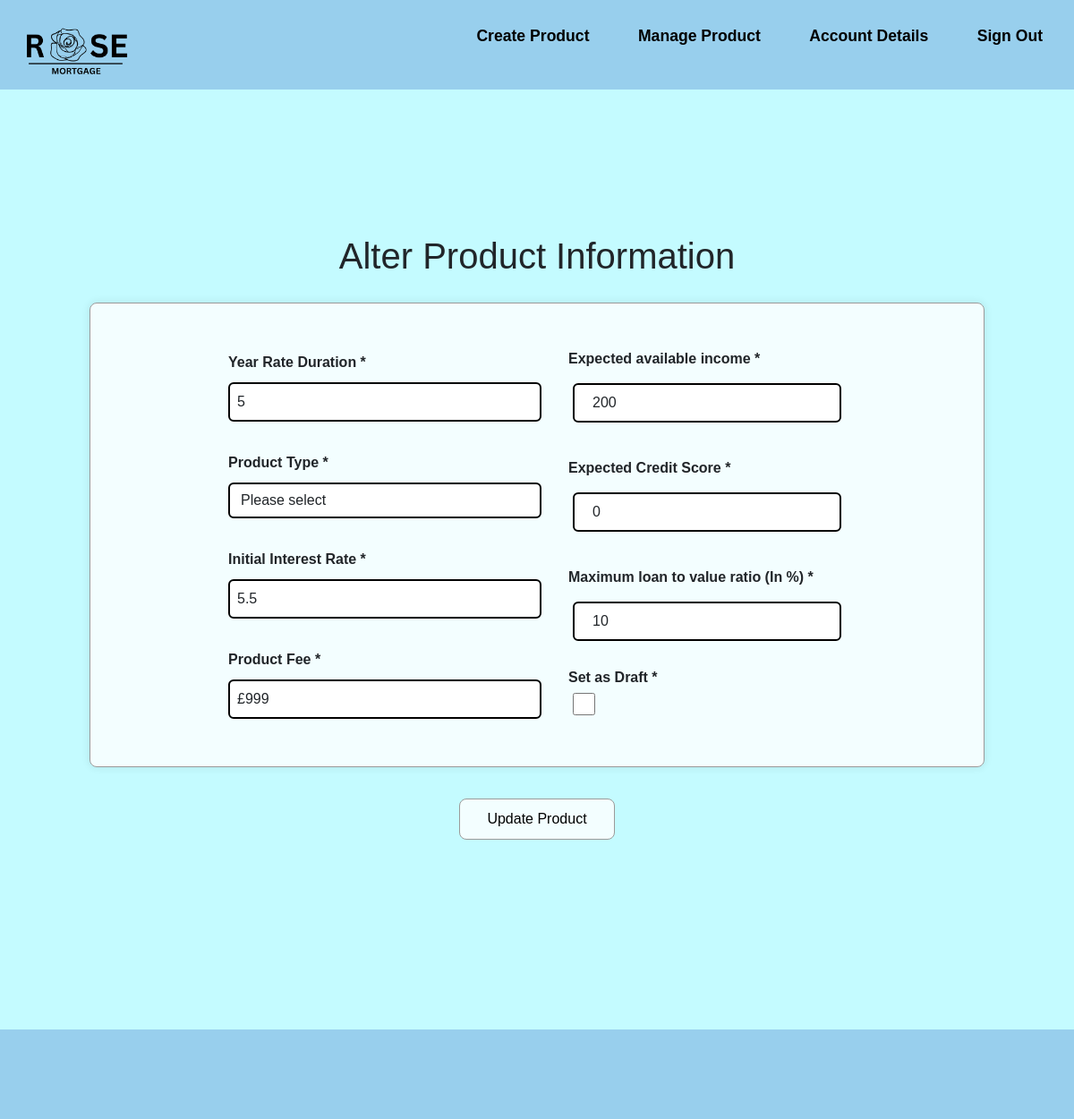
Screenshot of /Broker-product-update.php?id=4 with the database file from the repository.
### tables this page shows
CREATE TABLE "Product" (
	"Product_ID"	INTEGER NOT NULL,
	"Broker_ID"	INTEGER NOT NULL,
	"YearRate"	INTEGER NOT NULL,
	"ProductType"	TEXT NOT NULL,
	"expected_income"	INTEGER NOT NULL,
	"expected_credit_score"	INTEGER NOT NULL,
	"initial_interest_rate"	REAL NOT NULL,
	"ProductFee"	INTEGER NOT NULL,
	"ltv_ratio"	REAL NOT NULL,
	"aDraft"	INTEGER NOT NULL,
	PRIMARY KEY("Product_ID" AUTOINCREMENT),
	FOREIGN KEY("Broker_ID") REFERENCES "Broker"("Broker_ID")
);

### Broker-product-update.php (the view, shortened to what this page needs)
<?php
include 'connection.php';
    if (isset($_GET['id'])) {
        $productId = $_GET['id'];
        $stmt = $db->prepare("SELECT * FROM Product WHERE Product_ID=?");
        $stmt->execute([$productId]);
        $product = $stmt->fetch(PDO::FETCH_ASSOC);
    }
?>
<!DOCTYPE html>
<html lang="en">
<head>
    <link rel="stylesheet" href="https://cdn.jsdelivr.net/npm/bootstrap@5.3.2/dist/css/bootstrap.min.css">
    <link href="style.css" rel="stylesheet"></link>
</head>
<body>
<header class="flex-container">
<a href="broker-manage-product.php"> <img src="Assets/logo.png" alt="Rose Mortgage"> </a>
<div>
    <ul class="nav-links">
        <li><a href="Broker-product-creation.php">Create Product</a></li>
        <li><a href="broker-manage-product.php">Manage Product</a></li>
        <li><a href="broker-account-information.php">Account Details</a></li>
        <li><a href="home.php">Sign Out</a></li>
    </ul>
</div>
</header>
    <main>
        <div class="hero">
            <h1>Alter Product Information</h1>
            <form class="product" action="broker-product-check.php" method="post">
            <div class="product-information">
                <div class="product-description">
                    <label class="label-group" for="year-rate">Year Rate Duration *</label>
                    <input class="form-control" type="text" id="year-rate" name="year-rate" value="<?php echo $product['YearRate']; ?>"><br>
                    <label class="label-group" for="product-type">Product Type *</label>
                    <select class="form-control" id="product-type" name="product-type">
                        <option class="default-value" value="">Please select</option>
                    </select><br>
                    <label class="label-group" for="base-interest">Initial Interest Rate *</label>
                    <input class="form-control" type="text" id="base-interest" name="base-interest" value="<?php echo $product['initial_interest_rate']; ?>"><br>
                    <label class="label-group" for="product-fee">Product Fee *</label>
                    <input class="form-control" type="text" id="product-fee" name="product-fee" value="<?php echo $product['ProductFee']; ?>"><br>
                </div>
                <div class="expected-description">
                    <label  class="label-group" for="expected-income">Expected available income *</label>
                    <input class="form-control" type="text" id="expected-income" name="expected-income" value="<?php echo $product['expected_income']; ?>"><br>
                    <label  class="label-group" for="expected-credit">Expected Credit Score *</label>
                    <input class="form-control" type="text" id="expected-credit" name="expected-credit" value="<?php echo $product['expected_credit_score']; ?>"><br>
                    <label  class="label-group" for="ltv-ratio">Maximum loan to value ratio (In %)  *</label>
                    <input class="form-control" type="text" id="ltv-ratio" name="ltv-ratio" value="<?php echo $product['ltv_ratio']; ?>"><br>
                    <label for="isDraft">Set as Draft *</label>
                    <input type="checkbox" name="isDraft" id="isDraft"  <?= ($product['aDraft'] == 0) ? '': 'checked'; ?> style="width:25px;height:25px"/>
                </div>
            </div>
            <div>
                <button class="product-creation-btn" type="submit" name="updateProduct">Update Product</button>
            </div>
        </form>
    </div>
</main>
<footer>
</footer>
</body>
</html>

### style.css (style rules this page uses)
* { margin: 0; padding: 0; text-decoration: none; font-family: Arial, Helvetica, sans-serif; box-sizing: border-box; list-style: none; }
a { color: #000; text-decoration: none; }
main { margin-top: 50px; margin-bottom: 50px; }
header { background-color: #98CFED; padding: 10px; color: black; height: 100px; width: 100%; top: 0; display: flex; justify-content: flex-start; align-items: center; z-index: 1000; }
.nav-links li { display: inline-block; position: relative; margin: 0 25px; }
.nav-links li a { font-weight: bold; font-size: 1.1rem; text-decoration: none; color: black; }
.nav-links li::after { content: ''; width: 0%; height: 2px; background: #000; display: block; margin: auto; position: absolute; top: 100%; left: 50%; transform: translate(-50%); transition: 0.7s; }
header img { width: 150px; height: auto; }
body { background-color: #c4fbff; display: flex; flex-direction: column; min-height: 100vh; }
input[type="number"], button { width: 100%; padding: 10px; margin-bottom: 10px; border-radius: 3px; border: 1px solid #ccc; }
button { background-color: #007BFF; color: #fff; cursor: pointer; }
ul { flex: 1; margin-bottom: 20px; }
ul li { list-style-type: disc; }
.form-control { border: 2px solid black; }
.flex-container { display: flex; flex-direction: row; justify-content:space-between; }
label { display: block; font-weight: bold; }
.hero { margin-top: 50px; width: 100%; height: 100vh; display: flex; align-items: center; justify-content: center; display: flex; flex-direction: column; }
form.product { width: 40%; max-width: 60%; display: flex; flex-direction: column; align-items: center; }
.label-group { padding: 10px 0 10px 0; }
.product-information { display: flex; justify-content: center; background-color: rgba(255,255,255,0.8); padding: 20px; border: 1px solid #9C9A9A; width: 1200px; max-width: 1000px; margin: 20px; border-radius: 8px; box-shadow: 0 0 10px rgba(0, 0, 0, 0.1); }
.product-description input { width: 350px; padding: 8px; }
.product-description { margin-top: 24px; }
.expected-description { margin:20px 0 30px 30px; }
.expected-description input { width: 300px; padding: 8px 20px; margin: 5px; }
.product-creation-btn { padding: 10px 20px; background-color: rgba(255,255,255,0.8); margin: 0 auto; cursor: pointer; transition: .5s; border: solid 1px #9C9A9A; margin: 15px 20px 0 0; border-radius: 8px; color:#000; }
footer { background-color: #98CFED; padding: 10px; color: black; height: 100px; width: 100%; bottom: 0; z-index: 1000; margin-top: 100px; }

### rows the page displays
product: year-rate "5", base-interest "5.5", product-fee "£999", expected-income "200", expected-credit "0", ltv-ratio "10"
